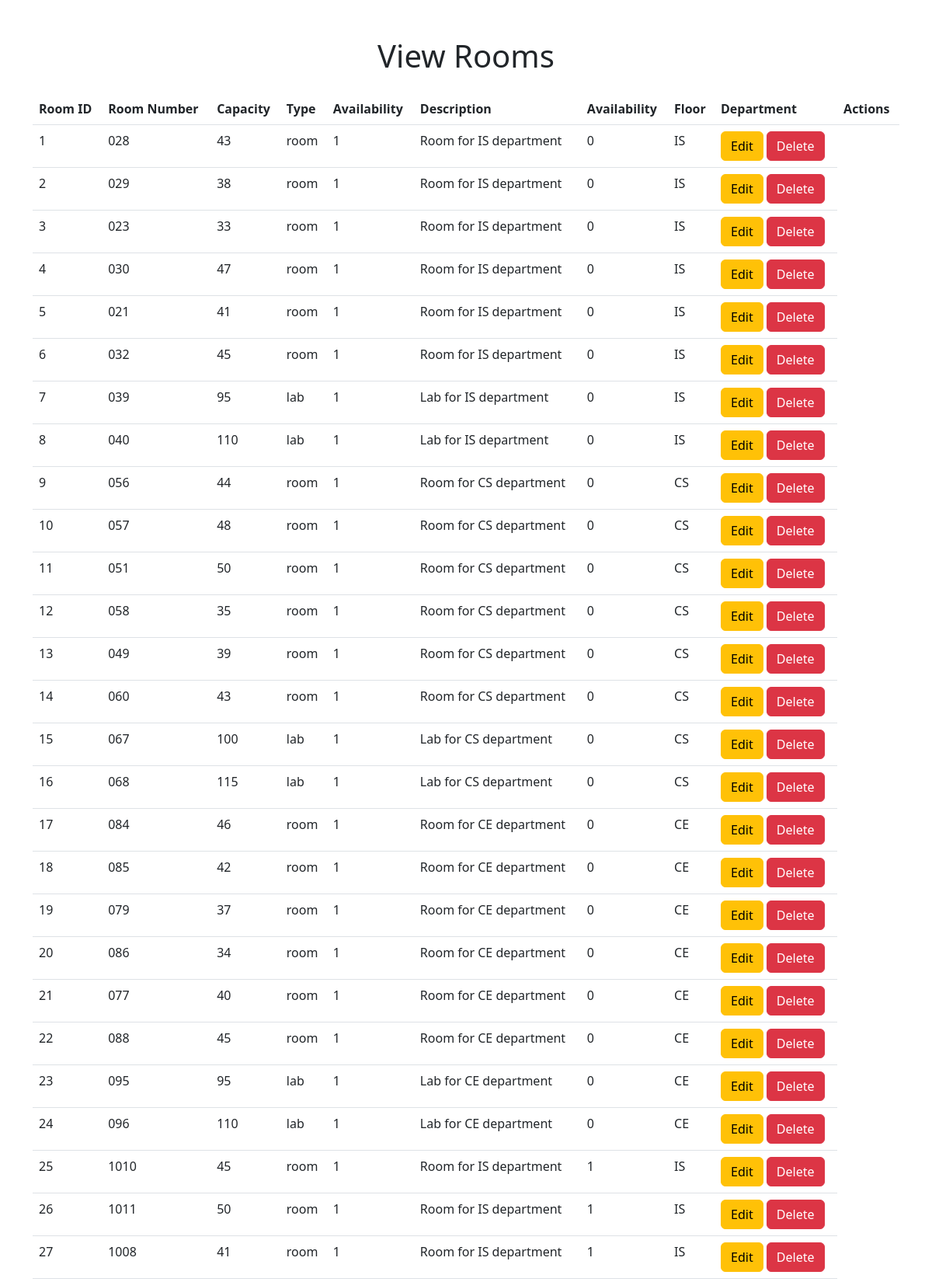
Screenshot of /admin/viewRooms.php (upper part) with the database file from the repository.
### tables this page shows
CREATE TABLE `rooms` (
  `number` text NOT NULL,
  `Capacity` int(11) NOT NULL,
  `Room_ID` int(11) NOT NULL,
  `Type` text NOT NULL,
  `Availability` tinyint(1) NOT NULL,
  `Description` text NOT NULL,
  `floor` int(11) NOT NULL,
  `department` text NOT NULL
);

### admin/viewRooms.php (the view, shortened to what this page needs)
<?php
include('database/db.php');
$stmt = $pdo->query("SELECT * FROM rooms");
$rooms = $stmt->fetchAll(PDO::FETCH_ASSOC);
?>
<!DOCTYPE html>
<html lang="en">
<head>
    <link rel="stylesheet" href="https://cdn.jsdelivr.net/npm/bootstrap@5.3.0/dist/css/bootstrap.min.css">
</head>
<body class="container mt-5">
    <h1 class="text-center mb-4">View Rooms</h1>
    <table class="table">
        <thead>
            <tr>
                <th>Room ID</th>
                <th>Room Number</th>
                <th>Capacity</th>
                <th>Type</th>
                <th>Availability</th>
                <th>Description</th>
                <th>Availability</th>
                <th>Floor</th>
                <th>Department</th>
                <th>Actions</th>
            </tr>
        </thead>
        <tbody>
            <?php foreach ($rooms as $room): ?>
                <tr>
                    <td><?php echo $room['Room_ID']; ?></td>
                    <td><?php echo $room['number']; ?></td>
                    <td><?php echo $room['Capacity']; ?></td>
                    <td><?php echo $room['Type']; ?></td>
                    <td><?php echo $room['Availability']; ?></td>
                    <td><?php echo $room['Description']; ?></td>
                    <td><?php echo $room['floor']; ?></td>
                    <td><?php echo $room['department']; ?></td>
                    <td>
                        <a href="editRoom.php?Room_ID=<?php echo $room['Room_ID']; ?>" class="btn btn-warning">Edit</a>
                        <a href="deleteRoom.php?Room_ID=<?php echo $room['Room_ID']; ?>" class="btn btn-danger">Delete</a>
                    </td>
                </tr>
            <?php endforeach; ?>
        </tbody>
    </table>
</body>
</html>

### rows the page displays
rooms: Room_ID "1", number "028", Capacity "43", Type "room", Availability "1", Description "Room for IS department", floor "0", department "IS"
rooms: Room_ID "2", number "029", Capacity "38", Type "room", Availability "1", Description "Room for IS department", floor "0", department "IS"
rooms: Room_ID "3", number "023", Capacity "33", Type "room", Availability "1", Description "Room for IS department", floor "0", department "IS"
rooms: Room_ID "4", number "030", Capacity "47", Type "room", Availability "1", Description "Room for IS department", floor "0", department "IS"
rooms: Room_ID "5", number "021", Capacity "41", Type "room", Availability "1", Description "Room for IS department", floor "0", department "IS"
rooms: Room_ID "6", number "032", Capacity "45", Type "room", Availability "1", Description "Room for IS department", floor "0", department "IS"
rooms: Room_ID "7", number "039", Capacity "95", Type "lab", Availability "1", Description "Lab for IS department", floor "0", department "IS"
rooms: Room_ID "8", number "040", Capacity "110", Type "lab", Availability "1", Description "Lab for IS department", floor "0", department "IS"
rooms: Room_ID "9", number "056", Capacity "44", Type "room", Availability "1", Description "Room for CS department", floor "0", department "CS"
rooms: Room_ID "10", number "057", Capacity "48", Type "room", Availability "1", Description "Room for CS department", floor "0", department "CS"
rooms: Room_ID "11", number "051", Capacity "50", Type "room", Availability "1", Description "Room for CS department", floor "0", department "CS"
rooms: Room_ID "12", number "058", Capacity "35", Type "room", Availability "1", Description "Room for CS department", floor "0", department "CS"
rooms: Room_ID "13", number "049", Capacity "39", Type "room", Availability "1", Description "Room for CS department", floor "0", department "CS"
rooms: Room_ID "14", number "060", Capacity "43", Type "room", Availability "1", Description "Room for CS department", floor "0", department "CS"
rooms: Room_ID "15", number "067", Capacity "100", Type "lab", Availability "1", Description "Lab for CS department", floor "0", department "CS"
rooms: Room_ID "16", number "068", Capacity "115", Type "lab", Availability "1", Description "Lab for CS department", floor "0", department "CS"
rooms: Room_ID "17", number "084", Capacity "46", Type "room", Availability "1", Description "Room for CE department", floor "0", department "CE"
rooms: Room_ID "18", number "085", Capacity "42", Type "room", Availability "1", Description "Room for CE department", floor "0", department "CE"
rooms: Room_ID "19", number "079", Capacity "37", Type "room", Availability "1", Description "Room for CE department", floor "0", department "CE"
rooms: Room_ID "20", number "086", Capacity "34", Type "room", Availability "1", Description "Room for CE department", floor "0", department "CE"
rooms: Room_ID "21", number "077", Capacity "40", Type "room", Availability "1", Description "Room for CE department", floor "0", department "CE"
rooms: Room_ID "22", number "088", Capacity "45", Type "room", Availability "1", Description "Room for CE department", floor "0", department "CE"
rooms: Room_ID "23", number "095", Capacity "95", Type "lab", Availability "1", Description "Lab for CE department", floor "0", department "CE"
rooms: Room_ID "24", number "096", Capacity "110", Type "lab", Availability "1", Description "Lab for CE department", floor "0", department "CE"
rooms: Room_ID "25", number "1010", Capacity "45", Type "room", Availability "1", Description "Room for IS department", floor "1", department "IS"
rooms: Room_ID "26", number "1011", Capacity "50", Type "room", Availability "1", Description "Room for IS department", floor "1", department "IS"
rooms: Room_ID "27", number "1008", Capacity "41", Type "room", Availability "1", Description "Room for IS department", floor "1", department "IS"
